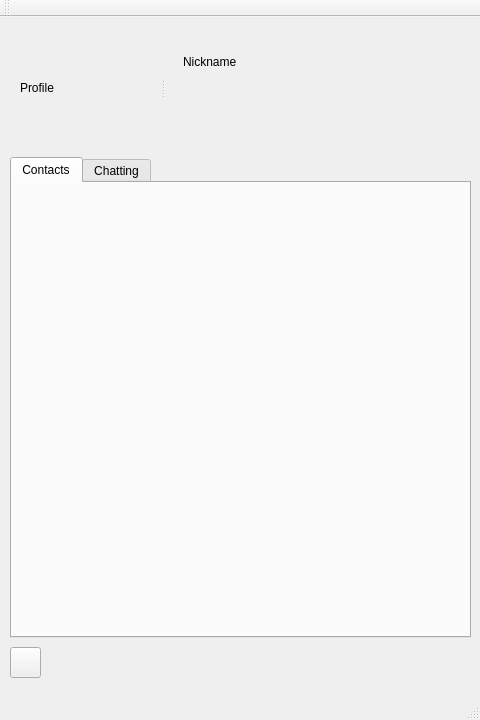
<?xml version="1.0" encoding="UTF-8"?>
<ui version="4.0">
 <class>HomePage</class>
 <widget class="QMainWindow" name="HomePage">
  <property name="geometry">
   <rect>
    <x>0</x>
    <y>0</y>
    <width>480</width>
    <height>720</height>
   </rect>
  </property>
  <property name="windowTitle">
   <string>HomePage</string>
  </property>
  <widget class="QWidget" name="centralWidget">
   <widget class="QTabWidget" name="tabWidget">
    <property name="geometry">
     <rect>
      <x>10</x>
      <y>140</y>
      <width>461</width>
      <height>481</height>
     </rect>
    </property>
    <property name="currentIndex">
     <number>0</number>
    </property>
    <widget class="QWidget" name="contactTab">
     <attribute name="title">
      <string>Contacts</string>
     </attribute>
    </widget>
    <widget class="QWidget" name="chattingTab">
     <attribute name="title">
      <string>Chatting</string>
     </attribute>
    </widget>
   </widget>
   <widget class="QSplitter" name="splitter">
    <property name="geometry">
     <rect>
      <x>20</x>
      <y>10</y>
      <width>451</width>
      <height>121</height>
     </rect>
    </property>
    <property name="orientation">
     <enum>Qt::Horizontal</enum>
    </property>
    <property name="handleWidth">
     <number>18</number>
    </property>
    <widget class="QLabel" name="profileLabel">
     <property name="text">
      <string>Profile</string>
     </property>
    </widget>
    <widget class="QWidget" name="layoutWidget">
     <layout class="QVBoxLayout" name="verticalLayout">
      <item>
       <widget class="QLabel" name="nameLabel">
        <property name="text">
         <string>Nickname</string>
        </property>
        <property name="alignment">
         <set>Qt::AlignLeading|Qt::AlignLeft|Qt::AlignVCenter</set>
        </property>
       </widget>
      </item>
      <item>
       <widget class="QLabel" name="signLabel">
        <property name="text">
         <string/>
        </property>
       </widget>
      </item>
     </layout>
    </widget>
   </widget>
   <widget class="QPushButton" name="addButton">
    <property name="geometry">
     <rect>
      <x>10</x>
      <y>630</y>
      <width>31</width>
      <height>31</height>
     </rect>
    </property>
    <property name="text">
     <string/>
    </property>
    <property name="icon">
     <iconset resource="../LoginWindow.qrc">
      <normaloff>:/LoginWindow/Resources/add_friend.png</normaloff>:/LoginWindow/Resources/add_friend.png</iconset>
    </property>
    <property name="iconSize">
     <size>
      <width>24</width>
      <height>24</height>
     </size>
    </property>
   </widget>
  </widget>
  <widget class="QMenuBar" name="menuBar">
   <property name="geometry">
    <rect>
     <x>0</x>
     <y>0</y>
     <width>480</width>
     <height>18</height>
    </rect>
   </property>
  </widget>
  <widget class="QToolBar" name="mainToolBar">
   <attribute name="toolBarArea">
    <enum>TopToolBarArea</enum>
   </attribute>
   <attribute name="toolBarBreak">
    <bool>false</bool>
   </attribute>
  </widget>
  <widget class="QStatusBar" name="statusBar"/>
 </widget>
 <layoutdefault spacing="6" margin="11"/>
 <resources>
  <include location="../LoginWindow.qrc"/>
 </resources>
 <connections/>
</ui>
